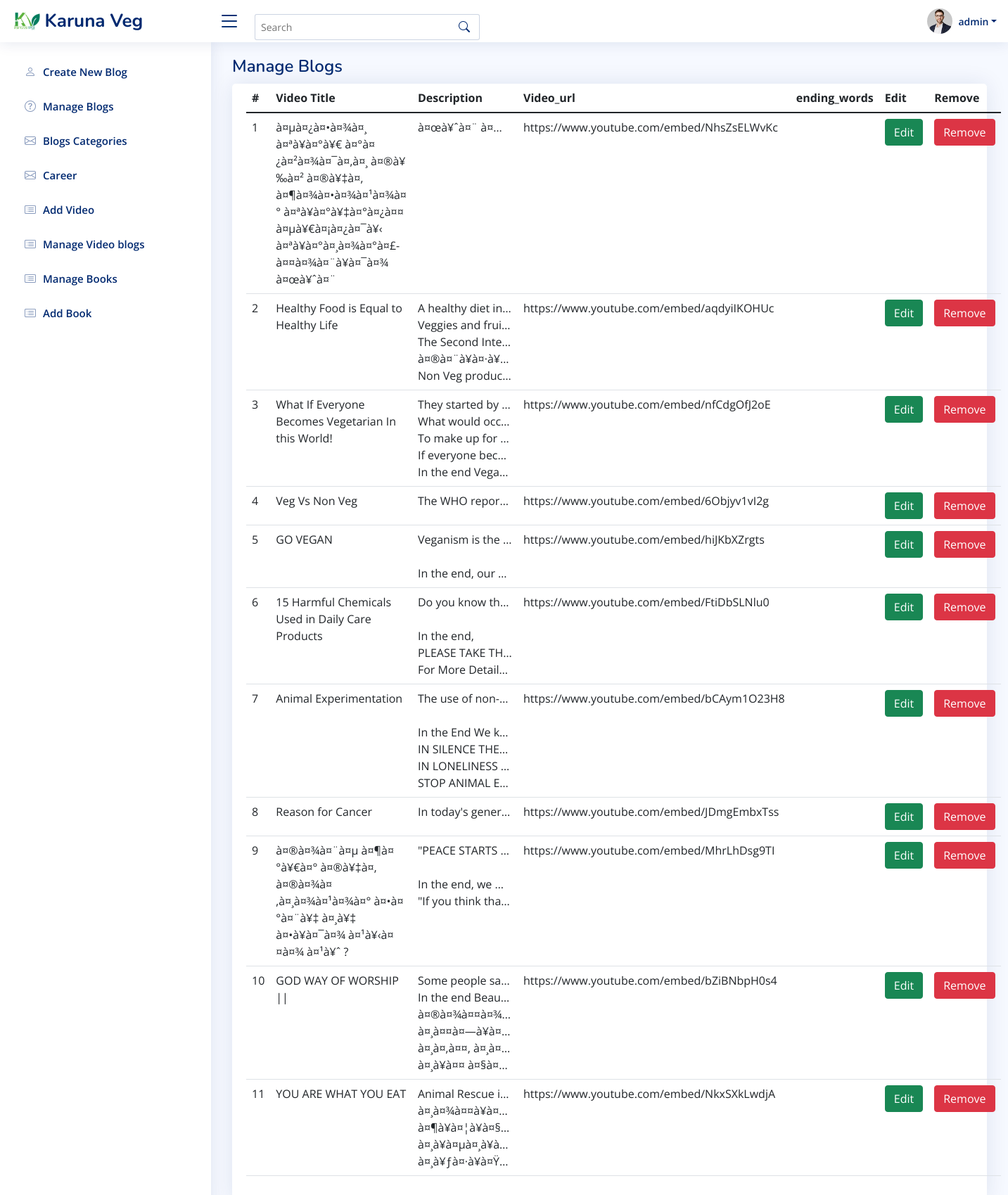
/admin/index.php?manage_video_blogs (signed in), run on the app's committed database.
### tables this page shows
CREATE TABLE `videos` (
  `id` int(20) NOT NULL,
  `title` varchar(200) NOT NULL,
  `description` text NOT NULL,
  `ending_lines` text NOT NULL,
  `url` text NOT NULL,
  `category_id` int(11) NOT NULL,
  `created_at` timestamp NOT NULL DEFAULT CURRENT_TIMESTAMP ON UPDATE CURRENT_TIMESTAMP
);

### includes/function.php (called while the page is built, shortened)
<?php
function getAdminInfo($db,$email){
    $query="SELECT * FROM admin WHERE email='$email'";
    $run=mysqli_query($db,$query);
    $data = mysqli_fetch_assoc($run);
    return $data;
}
function getAllVideoblogs($db){
    $query="SELECT * FROM videos ORDER BY id DESC";
    $run=mysqli_query($db,$query);
    $data = array();
    while($d=mysqli_fetch_assoc($run)){
        $data[]=$d;
    }
    return $data;
}
?>

### includes/manage-video-blogs.php (the view, shortened to what this page needs)
    <main id="main" class="main">
  <div class="pagetitle">
    <h1>Manage Blogs</h1>
  </div>
  <section class="section">
    <div class="row">
      <div class="col-lg-12">
        <div class="card">
          <div class="card-body">
            <table class="table datatable">
              <thead>
                <tr>
                  <th scope="col">#</th>
                  <th scope="col">Video Title</th>
                  <th scope="col">Description</th>
                  <th scope="col">Video_url</th>
                  <th scope="col">ending_words</th>
                  <th scope="col">Edit</th>
                  <th scope="col">Remove</th>
                </tr>
              </thead>
              <tbody>
              <?php
                  $videos = getAllVideoblogs($db);
                  $count=1;
                  foreach($videos as $row)
                  {
              ?>
                <tr>
                  <td scope="row"><?=$count?></td>
                  <td><?=$row['title']?></td>
                  <td class="text-truncate" style="max-width: 150px;"><?=$row['description']?></td>
                  <td><?=$row['url']?></td>
                  <td><?=$row['ending_lines']?></td>
                  <td>
                    <div class="btn-group">
                      <a class="btn btn-success" href="../includes/edit-video-blogs.php?id=<?=$row['id']?>">Edit <i class="icon_close_alt2"></i></a>
                    </div>
                  </td>
                  <td>
                    <div class="btn-group">
                      <a class="btn btn-danger" href="../includes/remove-video-blogs.php?id=<?=$row['id']?>">Remove <i class="icon_close_alt2"></i></a>
                    </div>
                  </td>
                </tr>
              <?php
                  $count++;
                  }
              ?>
              </tbody>
            </table>
          </div>
        </div>
      </div>
    </div>
  </section>
</main>

### admin/index.php (shortened to what this page needs)
<?php
require('../includes/db.php');
include('../includes/function.php');
$admin=getAdminInfo($db,$_SESSION['email']);
?>
<!DOCTYPE html>
<html lang="en">
<head>
  <link href="assets/vendor/bootstrap/css/bootstrap.min.css" rel="stylesheet">
  <link href="assets/vendor/bootstrap-icons/bootstrap-icons.css" rel="stylesheet">
  <link href="assets/vendor/boxicons/css/boxicons.min.css" rel="stylesheet">
  <link href="assets/vendor/quill/quill.snow.css" rel="stylesheet">
  <link href="assets/vendor/quill/quill.bubble.css" rel="stylesheet">
  <link href="assets/vendor/remixicon/remixicon.css" rel="stylesheet">
  <link href="assets/vendor/simple-datatables/style.css" rel="stylesheet">
  <link href="assets/css/style.css" rel="stylesheet">
</head>
<body>
   <header id="header" class="header fixed-top d-flex align-items-center">
    <div class="d-flex align-items-center justify-content-between">
      <a href="index.php" class="logo d-flex align-items-center">
        <img src="../assets/images/karunaveg-logo.png" alt="">
        <span class="d-none d-lg-block">Karuna Veg</span>
      </a>
      <i class="bi bi-list toggle-sidebar-btn"></i>
    </div>
    <div class="search-bar pt-3">
      <form class="search-form d-flex align-items-center" method="POST" action="#">
        <input type="text" name="query" placeholder="Search" title="Enter search keyword">
        <button type="submit" title="Search"><i class="bi bi-search"></i></button>
      </form>
    </div>
    <nav class="header-nav ms-auto">
      <ul class="d-flex align-items-center">
        <li class="nav-item dropdown pe-3">
          <a class="nav-link nav-profile d-flex align-items-center pe-0" href="#" data-bs-toggle="dropdown">
            <img src="assets/img/profile-img.jpg" alt="Profile" class="rounded-circle">
            <span class="d-none d-md-block dropdown-toggle ps-2"><?=$admin['full_name']?></span>
          </a>
        </li>
      </ul>
    </nav>
  </header>
  <aside id="sidebar" class="sidebar">
    <ul class="sidebar-nav" id="sidebar-nav">
      <li class="nav-item">
        <a class="nav-link collapsed" href="index.php">
          <i class="bi bi-person"></i>
          <span>Create New Blog</span>
        </a>
      </li>
      <li class="nav-item">
        <a class="nav-link collapsed" href="index.php?manage_blogs">
          <i class="bi bi-question-circle"></i>
          <span>Manage Blogs</span>
        </a>
      </li>
      <li class="nav-item">
        <a class="nav-link collapsed" href="index.php?cateogory">
          <i class="bi bi-envelope"></i>
          <span>Blogs Categories</span>
        </a>
      </li>
      <li class="nav-item">
        <a class="nav-link collapsed" href="index.php?career">
          <i class="bi bi-envelope"></i>
          <span>Career</span>
        </a>
      </li>
      <li class="nav-item">
        <a class="nav-link collapsed" href="index.php?add_video">
          <i class="bi bi-card-list"></i>
          <span>Add Video</span>
        </a>
      </li>
      <li class="nav-item">
        <a class="nav-link collapsed" href="index.php?manage_video_blogs">
          <i class="bi bi-card-list"></i>
          <span>Manage Video blogs</span>
        </a>
      </li>
      <li class="nav-item">
        <a class="nav-link collapsed" href="index.php?all_books">
          <i class="bi bi-card-list"></i>
          <span>Manage Books</span>
        </a>
      </li>
      <li class="nav-item">
        <a class="nav-link collapsed" href="index.php?add_book">
          <i class="bi bi-card-list"></i>
          <span>Add Book</span>
        </a>
      </li>
    </ul>
  </aside>
<?php
  if(isset($_GET['manage_blogs']))
  {
    include('../includes/manage-blogs.php');
  }
  elseif(isset($_GET['manage_video_blogs']))
  {
    include('../includes/manage-video-blogs.php');
  }
  elseif(isset($_GET['uploaded_images']))
  {
        include('../includes/uploaded-images.php');
  }
  elseif(isset($_GET['cateogory']))
  {
    include('../includes/category.php');
  }
  elseif(isset($_GET['career']))
  {
        include('../includes/career.php');
  }
  elseif(isset($_GET['add_video']))
  {
        include('../includes/add-video.php');
  }
  elseif(isset($_GET['all_books']))
  {
        include('../includes/all-books.php');
  }
  elseif(isset($_GET['add_book']))
  {
        include('../includes/add-book.php');
  }
  else
  {
        include('../includes/create-blog.php');
    }
    ?>
</body>
</html>

### admin/assets/css/style.css (style rules this page uses)
:root { scroll-behavior: smooth; }
body { font-family: "Open Sans", sans-serif; background: #f6f9ff; color: #444444; }
a { color: #4154f1; text-decoration: none; }
h1, h2, h3, h4, h5, h6 { font-family: "Nunito", sans-serif; }
#main { margin-top: 60px; padding: 20px 30px; transition: all 0.3s; }
.pagetitle { margin-bottom: 10px; }
.pagetitle h1 { font-size: 24px; margin-bottom: 0; font-weight: 600; color: #012970; }
.card { margin-bottom: 30px; border: none; border-radius: 5px; box-shadow: 0px 0 30px rgba(1, 41, 112, 0.1); }
.card-body { padding: 0 20px 20px 20px; }
.logo { line-height: 1; }
@media (min-width: 1200px) { .logo { width: 280px; } }
.logo img { max-height: 26px; margin-right: 6px; }
.logo span { font-size: 26px; font-weight: 700; color: #012970; font-family: "Nunito", sans-serif; }
.header { transition: all 0.5s; z-index: 997; height: 60px; box-shadow: 0px 2px 20px rgba(1, 41, 112, 0.1); background-color: #fff; padding-left: 20px; }
.header .toggle-sidebar-btn { font-size: 32px; padding-left: 10px; cursor: pointer; color: #012970; }
.header .search-bar { min-width: 360px; padding: 0 20px; }
.header .search-form { width: 100%; }
.header .search-form input { border: 0; font-size: 14px; color: #012970; border: 1px solid rgba(1, 41, 112, 0.2); padding: 7px 38px 7px 8px; border-radius: 3px; transition: 0.3s; width: 100%; }
.header .search-form button { border: 0; padding: 0; margin-left: -30px; background: none; }
.header .search-form button i { color: #012970; }
.header-nav ul { list-style: none; }
.header-nav > ul { margin: 0; padding: 0; }
.header-nav .nav-profile { color: #012970; }
.header-nav .nav-profile img { max-height: 36px; }
.header-nav .nav-profile span { font-size: 14px; font-weight: 600; }
.sidebar { position: fixed; top: 60px; left: 0; bottom: 0; width: 300px; z-index: 996; transition: all 0.3s; padding: 20px; overflow-y: auto; scrollbar-width: thin; scrollbar-color: #aab7cf transparent; box-shadow: 0px 0px 20px rgba(1, 41, 112, 0.1); background-color: #fff; }
@media (min-width: 1200px) { #main, #footer { margin-left: 300px; } }
.sidebar-nav { padding: 0; margin: 0; list-style: none; }
.sidebar-nav li { padding: 0; margin: 0; list-style: none; }
.sidebar-nav .nav-item { margin-bottom: 5px; }
.sidebar-nav .nav-link { display: flex; align-items: center; font-size: 15px; font-weight: 600; color: #4154f1; transition: 0.3; background: #f6f9ff; padding: 10px 15px; border-radius: 4px; }
.sidebar-nav .nav-link i { font-size: 16px; margin-right: 10px; color: #4154f1; }
.sidebar-nav .nav-link.collapsed { color: #012970; background: #fff; }
.sidebar-nav .nav-link.collapsed i { color: #899bbd; }

### data on the page
videos: title "à¤µà¤¿à¤•à¤¾à¤¸ à¤ªà¥à¤°à¥€ à¤°à¤¿à¤²à¤¾à¤¯à¤‚à¤¸ à¤®à¥‰à¤² à¤®à¥‡à¤‚ à¤¶à¤¾à¤•à¤¾à¤¹à¤¾à¤° à¤ªà¥à¤°à¥‡à¤°à¤¿à¤¤ à¤µà¥€à¤¡à¤¿à¤¯à¥‹ à¤ªà¥à¤°à¤¸à¤¾à¤°à¤£- à¤¤à¤¾à¤¨à¥à¤¯à¤¾ à¤œà¥ˆà¤¨", description "à¤œà¥ˆà¤¨ à¤…", url "https://www.youtube.com/embed/NhsZsELWvKc"
videos: title "Healthy Food is Equal to Healthy Life", description "A healthy diet in Veggies and frui The Second Inte à¤®à¤¨à¥à¤·à¥ Non Veg produc…", url "https://www.youtube.com/embed/aqdyiIKOHUc"
videos: title "What If Everyone Becomes Vegetarian In this World!", description "They started by What would occ To make up for If everyone bec In the end Vega…", url "https://www.youtube.com/embed/nfCdgOfJ2oE"
videos: title "Veg Vs Non Veg", description "The WHO repor…", url "https://www.youtube.com/embed/6Objyv1vI2g"
videos: title "GO VEGAN", description "Veganism is the In the end, our…", url "https://www.youtube.com/embed/hiJKbXZrgts"
videos: title "15 Harmful Chemicals Used in Daily Care Products", description "Do you know th In the end, PLEASE TAKE TH For More Detail…", url "https://www.youtube.com/embed/FtiDbSLNlu0"
videos: title "Animal Experimentation", description "The use of non- In the End We k IN SILENCE THE IN LONELINESS STOP ANIMAL E…", url "https://www.youtube.com/embed/bCAym1O23H8"
videos: title "Reason for Cancer", description "In today's gener…", url "https://www.youtube.com/embed/JDmgEmbxTss"
videos: title "à¤®à¤¾à¤¨à¤µ à¤¶à¤°à¥€à¤° à¤®à¥‡à¤‚ à¤®à¤¾à¤‚à¤¸à¤¾à¤¹à¤¾à¤° à¤•à¤°à¤¨à¥‡ à¤¸à¥‡ à¤•à¥à¤¯à¤¾ à¤¹à¥‹à¤¤à¤¾ à¤¹à¥ˆ ?", description "\"PEACE STARTS In the end, we \"If you think tha…", url "https://www.youtube.com/embed/MhrLhDsg9TI"
videos: title "GOD WAY OF WORSHIP ||", description "Some people sa In the end Beau à¤®à¤¾à¤¤à¤¾ à¤¸à¤¤à¤—à¥à¤ à¤¸à¤‚à¤¤, à¤¸à¤ à¤¸à¥à¤¤ à¤§à¤…", url "https://www.youtube.com/embed/bZiBNbpH0s4"
videos: title "YOU ARE WHAT YOU EAT", description "Animal Rescue i à¤¸à¤¾à¤¤à¥à¤ à¤¶à¥à¤¦à¥à¤§ à¤¸à¥à¤µà¤¸à¥à à¤¸à¥ƒà¤·à¥à¤Ÿ…", url "https://www.youtube.com/embed/NkxSXkLwdjA"

### other printed values
$admin['full_name'] "admin"
